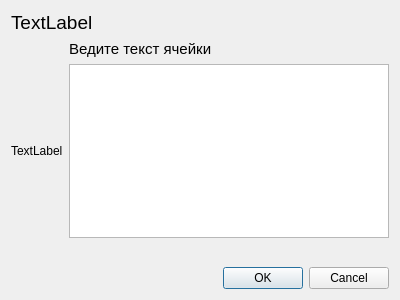
<?xml version="1.0" encoding="UTF-8"?>
<ui version="4.0">
 <class>FillCellDialog</class>
 <widget class="QDialog" name="FillCellDialog">
  <property name="geometry">
   <rect>
    <x>0</x>
    <y>0</y>
    <width>400</width>
    <height>300</height>
   </rect>
  </property>
  <property name="windowTitle">
   <string>Dialog</string>
  </property>
  <layout class="QVBoxLayout" name="verticalLayout_2">
   <item>
    <widget class="QLabel" name="titleLabel">
     <property name="font">
      <font>
       <pointsize>14</pointsize>
      </font>
     </property>
     <property name="text">
      <string>TextLabel</string>
     </property>
    </widget>
   </item>
   <item>
    <layout class="QHBoxLayout" name="horizontalLayout">
     <item>
      <widget class="QLabel" name="imageLabel">
       <property name="text">
        <string>TextLabel</string>
       </property>
      </widget>
     </item>
     <item>
      <layout class="QVBoxLayout" name="verticalLayout">
       <item>
        <widget class="QLabel" name="label">
         <property name="font">
          <font>
           <pointsize>11</pointsize>
          </font>
         </property>
         <property name="text">
          <string>Ведите текст ячейки</string>
         </property>
        </widget>
       </item>
       <item>
        <widget class="QTextEdit" name="textEdit"/>
       </item>
       <item>
        <spacer name="verticalSpacer">
         <property name="orientation">
          <enum>Qt::Vertical</enum>
         </property>
         <property name="sizeHint" stdset="0">
          <size>
           <width>20</width>
           <height>40</height>
          </size>
         </property>
        </spacer>
       </item>
      </layout>
     </item>
    </layout>
   </item>
   <item>
    <widget class="QDialogButtonBox" name="buttonBox">
     <property name="orientation">
      <enum>Qt::Horizontal</enum>
     </property>
     <property name="standardButtons">
      <set>QDialogButtonBox::Cancel|QDialogButtonBox::Ok</set>
     </property>
    </widget>
   </item>
  </layout>
 </widget>
 <resources/>
 <connections>
  <connection>
   <sender>buttonBox</sender>
   <signal>accepted()</signal>
   <receiver>FillCellDialog</receiver>
   <slot>accept()</slot>
   <hints>
    <hint type="sourcelabel">
     <x>248</x>
     <y>254</y>
    </hint>
    <hint type="destinationlabel">
     <x>157</x>
     <y>274</y>
    </hint>
   </hints>
  </connection>
  <connection>
   <sender>buttonBox</sender>
   <signal>rejected()</signal>
   <receiver>FillCellDialog</receiver>
   <slot>reject()</slot>
   <hints>
    <hint type="sourcelabel">
     <x>316</x>
     <y>260</y>
    </hint>
    <hint type="destinationlabel">
     <x>286</x>
     <y>274</y>
    </hint>
   </hints>
  </connection>
 </connections>
</ui>
